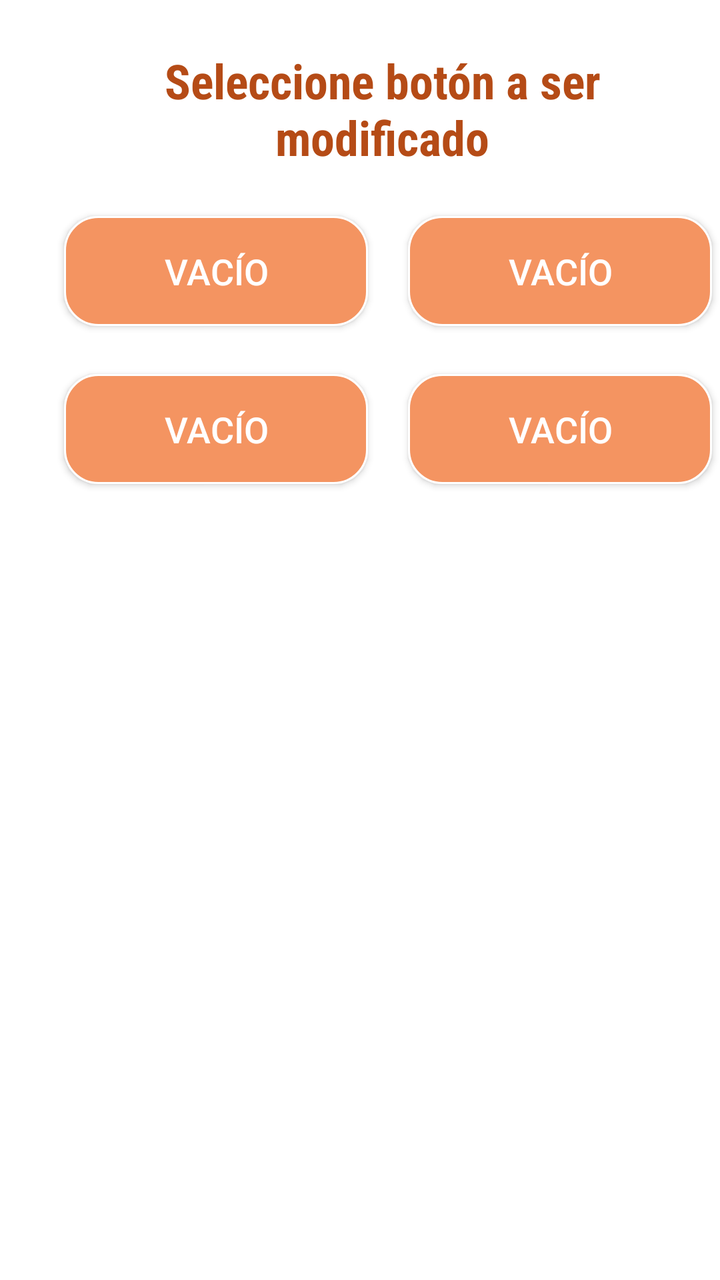
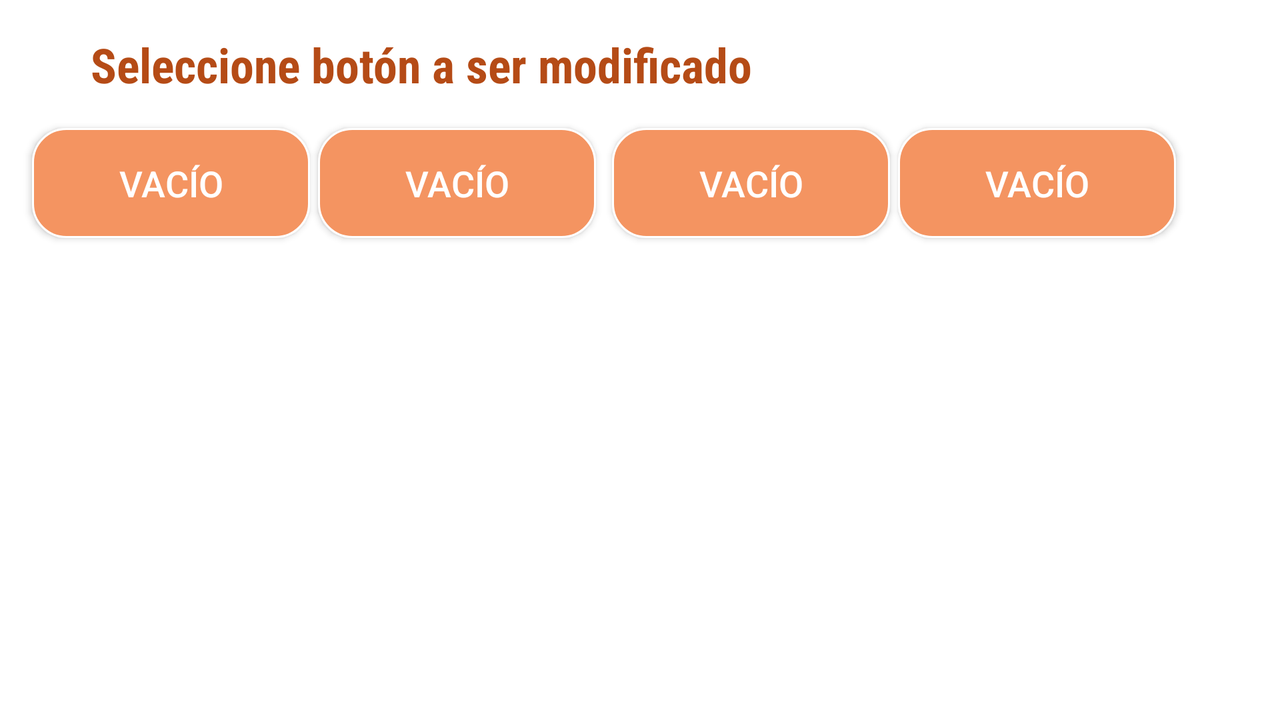

Compare how this app lays out the same screen by default and in its alternative resource folder. The renders come first, then the two layout files and the values they reference.
<!-- AndroidManifest.xml: application theme miTheme -->
<!-- res/layout/activity_edit.xml -->
<?xml version="1.0" encoding="utf-8"?>
<android.support.constraint.ConstraintLayout xmlns:android="http://schemas.android.com/apk/res/android"
    xmlns:app="http://schemas.android.com/apk/res-auto"
    xmlns:tools="http://schemas.android.com/tools"
    android:layout_width="match_parent"
    android:layout_height="match_parent"
    android:background="@android:color/background_light"
    tools:context="com.gaboxca.fastcall3.edit">

    <Button
        android:id="@+id/btn_marca1"
        android:layout_width="152dp"
        android:layout_height="55dp"
        android:layout_marginStart="32dp"
        android:layout_marginTop="108dp"
        android:background="@drawable/borde_redondo"
        android:text="VACÍO"
        android:textAllCaps="false"
        android:textColor="@android:color/background_light"
        android:textSize="18sp"
        app:layout_constraintStart_toStartOf="parent"
        app:layout_constraintTop_toTopOf="parent" />

    <Button
        android:id="@+id/btn_marca2"
        android:layout_width="152dp"
        android:layout_height="55dp"
        android:layout_marginStart="20dp"
        android:layout_marginTop="108dp"
        android:background="@drawable/borde_redondo"
        android:text="VACÍO"
        android:textAllCaps="false"
        android:textColor="@android:color/background_light"
        android:textSize="18sp"
        app:layout_constraintStart_toEndOf="@+id/btn_marca1"
        app:layout_constraintTop_toTopOf="parent" />

    <Button
        android:id="@+id/btn_marca3"
        android:layout_width="152dp"
        android:layout_height="55dp"
        android:layout_marginStart="32dp"
        android:layout_marginTop="24dp"
        android:background="@drawable/borde_redondo"
        android:text="VACÍO"
        android:textAllCaps="false"
        android:textColor="@android:color/background_light"
        android:textSize="18sp"
        app:layout_constraintStart_toStartOf="parent"
        app:layout_constraintTop_toBottomOf="@+id/btn_marca1" />

    <Button
        android:id="@+id/btn_marca4"
        android:layout_width="152dp"
        android:layout_height="55dp"
        android:layout_marginStart="20dp"
        android:layout_marginTop="24dp"
        android:background="@drawable/borde_redondo"
        android:text="VACÍO"
        android:textAllCaps="false"
        android:textColor="@android:color/background_light"
        android:textSize="18sp"
        app:layout_constraintStart_toEndOf="@+id/btn_marca3"
        app:layout_constraintTop_toBottomOf="@+id/btn_marca2" />

    <TextView
        android:id="@+id/txt_titulo"
        android:layout_width="238dp"
        android:layout_height="70dp"
        android:layout_marginStart="72dp"
        android:layout_marginTop="24dp"
        android:fontFamily="sans-serif-condensed"
        android:text="Seleccione botón a ser modificado"
        android:textAlignment="center"
        android:textColor="@color/naranja"
        android:textSize="24sp"
        android:textStyle="bold"
        app:layout_constraintStart_toStartOf="parent"
        app:layout_constraintTop_toTopOf="parent" />

    <EditText
        android:id="@+id/et_nombre"
        android:layout_width="wrap_content"
        android:layout_height="wrap_content"
        android:layout_marginStart="84dp"
        android:layout_marginTop="256dp"
        android:ems="10"
        android:hint="NOMBRE"
        android:textAlignment="center"
        android:textColor="@android:color/background_dark"
        android:textColorHint="@android:color/darker_gray"
        android:visibility="invisible"
        app:layout_constraintStart_toStartOf="parent"
        app:layout_constraintTop_toTopOf="parent" />

    <EditText
        android:id="@+id/et_tel"
        android:layout_width="wrap_content"
        android:layout_height="wrap_content"
        android:layout_marginStart="84dp"
        android:layout_marginTop="16dp"
        android:ems="10"
        android:hint="TELÉFONO"
        android:inputType="phone"
        android:textAlignment="center"
        android:textColor="@android:color/black"
        android:textColorHint="@android:color/darker_gray"
        android:visibility="invisible"
        app:layout_constraintStart_toStartOf="parent"
        app:layout_constraintTop_toBottomOf="@+id/et_nombre" />

    <Button
        android:id="@+id/btn_salvar"
        android:layout_width="135dp"
        android:layout_height="wrap_content"
        android:layout_marginStart="32dp"
        android:layout_marginTop="20dp"
        android:background="@drawable/borde_redondo"
        android:text="SALVAR"
        android:textColor="@android:color/background_light"
        android:visibility="invisible"
        app:layout_constraintStart_toStartOf="parent"
        app:layout_constraintTop_toBottomOf="@+id/et_tel" />

    <Button
        android:id="@+id/btn_borrar"
        android:layout_width="149dp"
        android:layout_height="wrap_content"
        android:layout_marginStart="28dp"
        android:layout_marginTop="24dp"
        android:background="@drawable/borde_redondo"
        android:text="Borrar contacto"
        android:textColor="@android:color/background_light"
        android:visibility="invisible"
        app:layout_constraintStart_toEndOf="@+id/btn_salvar"
        app:layout_constraintTop_toBottomOf="@+id/et_tel" />

    <Button
        android:id="@+id/btn_agenda"
        android:layout_width="149dp"
        android:layout_height="wrap_content"
        android:layout_marginStart="116dp"
        android:layout_marginTop="80dp"
        android:background="@drawable/borde_redondo"
        android:text="Copiar desde agenda"
        android:textColor="@android:color/background_light"
        android:visibility="invisible"
        app:layout_constraintStart_toStartOf="parent"
        app:layout_constraintTop_toBottomOf="@+id/et_tel" />

</android.support.constraint.ConstraintLayout>
<!-- resources referenced by this layout -->
<resources>
  <color name="naranja">#b54b16</color>
  <!-- drawable borde_redondo (drawable) -->
  <?xml version="1.0" encoding="utf-8"?>
  <shape xmlns:android="http://schemas.android.com/apk/res/android" android:shape="rectangle">
      <solid android:color="@color/icono"/>
  
      <stroke android:width="1dp"
          android:color="#FFFFFF"/>
  
      <padding android:left="1dp"
          android:top="1dp"
          android:right="1dp"
          android:bottom="1dp"/>
  
      <corners android:radius="50px"/>
  </shape>
  <style name="miTheme" parent="Theme.AppCompat.Light.DarkActionBar">
          
          <item name="colorPrimary">#bc5623</item>
          <item name="colorPrimaryDark">@color/colorPrimaryDark</item>
          <item name="colorAccent">@color/colorAccent</item>
      </style>
  <color name="icono">#f49461</color>
  <color name="colorPrimaryDark">#303F9F</color>
  <color name="colorAccent">#FF4081</color>
</resources>
<!-- res/layout-land/activity_edit.xml (the author's variant of the layout above) -->
<!-- drawn on the phone turned sideways -->
<?xml version="1.0" encoding="utf-8"?>
<android.support.constraint.ConstraintLayout xmlns:android="http://schemas.android.com/apk/res/android"
    xmlns:app="http://schemas.android.com/apk/res-auto"
    xmlns:tools="http://schemas.android.com/tools"
    android:layout_width="match_parent"
    android:layout_height="match_parent"
    android:background="@android:color/background_light"
    tools:context="com.gaboxca.fastcall3.edit">

    <Button
        android:id="@+id/btn_marca1"
        android:layout_width="139dp"
        android:layout_height="55dp"
        android:layout_marginStart="16dp"
        android:layout_marginTop="64dp"
        android:background="@drawable/borde_redondo"
        android:text="VACÍO"
        android:textAllCaps="false"
        android:textColor="@android:color/background_light"
        android:textSize="18sp"
        app:layout_constraintStart_toStartOf="parent"
        app:layout_constraintTop_toTopOf="parent" />

    <Button
        android:id="@+id/btn_marca2"
        android:layout_width="139dp"
        android:layout_height="55dp"
        android:layout_marginStart="4dp"
        android:layout_marginTop="64dp"
        android:background="@drawable/borde_redondo"
        android:text="VACÍO"
        android:textAllCaps="false"
        android:textColor="@android:color/background_light"
        android:textSize="18sp"
        app:layout_constraintStart_toEndOf="@+id/btn_marca1"
        app:layout_constraintTop_toTopOf="parent" />

    <Button
        android:id="@+id/btn_marca3"
        android:layout_width="139dp"
        android:layout_height="55dp"
        android:layout_marginStart="8dp"
        android:layout_marginTop="64dp"
        android:background="@drawable/borde_redondo"
        android:text="VACÍO"
        android:textAllCaps="false"
        android:textColor="@android:color/background_light"
        android:textSize="18sp"
        app:layout_constraintStart_toEndOf="@+id/btn_marca2"
        app:layout_constraintTop_toTopOf="parent" />

    <Button
        android:id="@+id/btn_marca4"
        android:layout_width="139dp"
        android:layout_height="55dp"
        android:layout_marginStart="4dp"
        android:layout_marginTop="64dp"
        android:background="@drawable/borde_redondo"
        android:text="VACÍO"
        android:textAllCaps="false"
        android:textColor="@android:color/background_light"
        android:textSize="18sp"
        app:layout_constraintStart_toEndOf="@+id/btn_marca3"
        app:layout_constraintTop_toTopOf="parent" />

    <TextView
        android:id="@+id/txt_titulo"
        android:layout_width="389dp"
        android:layout_height="37dp"
        android:layout_marginStart="16dp"
        android:layout_marginTop="16dp"
        android:fontFamily="sans-serif-condensed"
        android:text="Seleccione botón a ser modificado"
        android:textAlignment="center"
        android:textColor="@color/naranja"
        android:textSize="24sp"
        android:textStyle="bold"
        app:layout_constraintStart_toStartOf="parent"
        app:layout_constraintTop_toTopOf="parent" />

    <EditText
        android:id="@+id/et_nombre"
        android:layout_width="wrap_content"
        android:layout_height="wrap_content"
        android:layout_marginStart="84dp"
        android:layout_marginTop="140dp"
        android:ems="10"
        android:hint="NOMBRE"
        android:textAlignment="center"
        android:textColor="@android:color/background_dark"
        android:textColorHint="@android:color/darker_gray"
        android:visibility="invisible"
        app:layout_constraintStart_toStartOf="parent"
        app:layout_constraintTop_toTopOf="parent" />

    <EditText
        android:id="@+id/et_tel"
        android:layout_width="wrap_content"
        android:layout_height="wrap_content"
        android:layout_marginStart="332dp"
        android:layout_marginTop="140dp"
        android:ems="10"
        android:hint="TELÉFONO"
        android:inputType="phone"
        android:textAlignment="center"
        android:textColor="@android:color/black"
        android:textColorHint="@android:color/darker_gray"
        android:visibility="invisible"
        app:layout_constraintStart_toStartOf="parent"
        app:layout_constraintTop_toTopOf="parent" />

    <Button
        android:id="@+id/btn_salvar"
        android:layout_width="135dp"
        android:layout_height="wrap_content"
        android:layout_marginStart="124dp"
        android:layout_marginTop="24dp"
        android:background="@drawable/borde_redondo"
        android:text="SALVAR"
        android:textColor="@android:color/background_light"
        android:visibility="invisible"
        app:layout_constraintStart_toStartOf="parent"
        app:layout_constraintTop_toBottomOf="@+id/et_nombre" />

    <Button
        android:id="@+id/btn_borrar"
        android:layout_width="149dp"
        android:layout_height="wrap_content"
        android:layout_marginStart="100dp"
        android:layout_marginTop="24dp"
        android:background="@drawable/borde_redondo"
        android:text="Borrar contacto"
        android:textColor="@android:color/background_light"
        android:visibility="invisible"
        app:layout_constraintStart_toEndOf="@+id/btn_salvar"
        app:layout_constraintTop_toBottomOf="@+id/et_tel" />

</android.support.constraint.ConstraintLayout>
